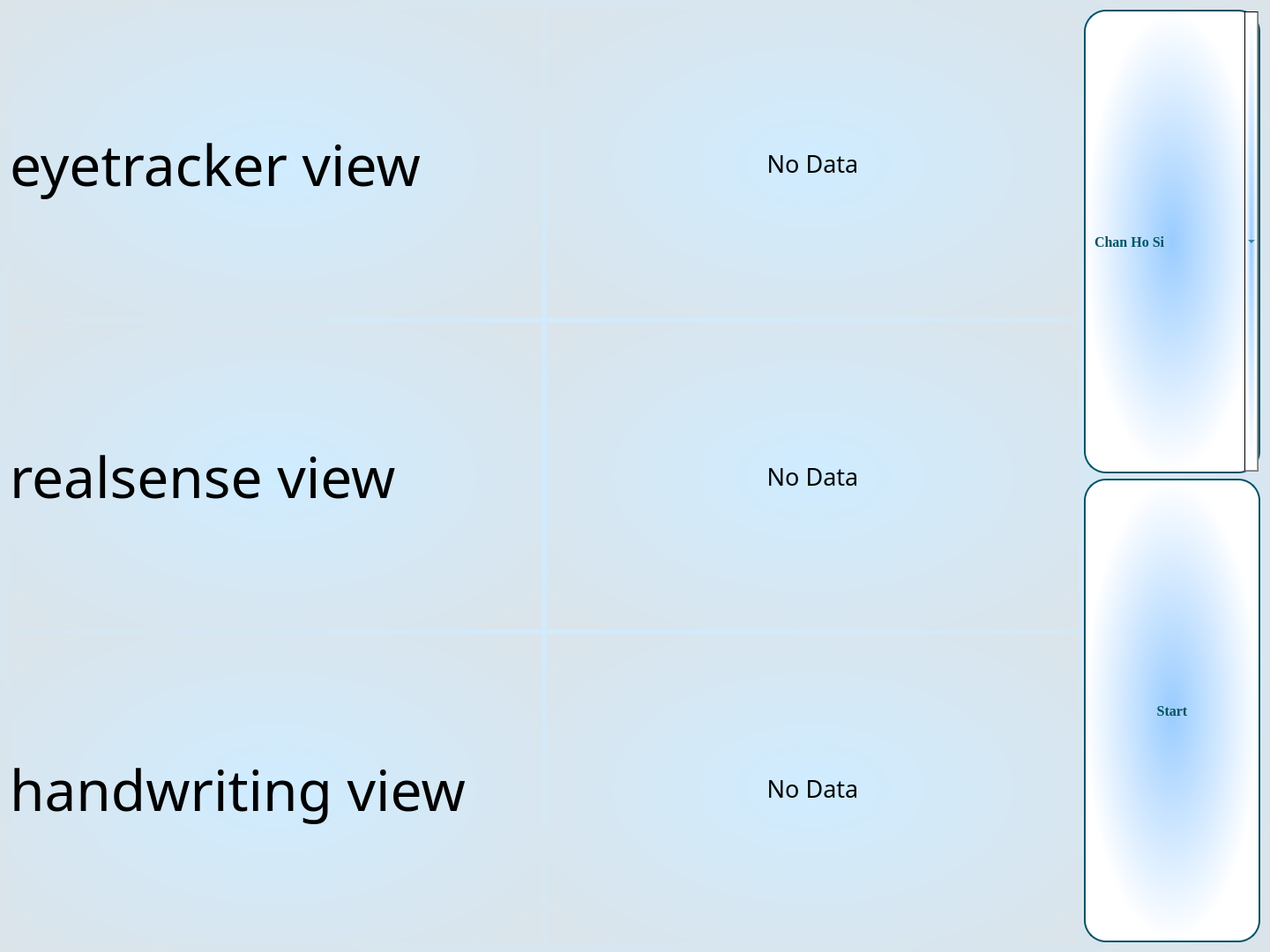
<?xml version="1.0" encoding="UTF-8"?>
<ui version="4.0">
 <class>Form</class>
 <widget class="QWidget" name="Form">
  <property name="geometry">
   <rect>
    <x>0</x>
    <y>0</y>
    <width>1440</width>
    <height>1080</height>
   </rect>
  </property>
  <property name="sizePolicy">
   <sizepolicy hsizetype="Preferred" vsizetype="Preferred">
    <horstretch>0</horstretch>
    <verstretch>0</verstretch>
   </sizepolicy>
  </property>
  <property name="windowTitle">
   <string>Multimodal Intelligent Handwriting Assessment Platform</string>
  </property>
  <property name="styleSheet">
   <string notr="true">background: qradialgradient(cx:0.5, cy:0.5, radius:1, fx:0.5, fy:0.5, stop:0#cfecff, stop:1 #E0E0E0);</string>
  </property>
  <layout class="QGridLayout" name="gridLayout" columnstretch="0,0,0">
   <item row="0" column="0">
    <layout class="QGridLayout" name="gridLayout_2">
     <property name="sizeConstraint">
      <enum>QLayout::SetDefaultConstraint</enum>
     </property>
     <item row="3" column="0">
      <widget class="QLabel" name="image_label_3">
       <property name="sizePolicy">
        <sizepolicy hsizetype="Preferred" vsizetype="Preferred">
         <horstretch>0</horstretch>
         <verstretch>0</verstretch>
        </sizepolicy>
       </property>
       <property name="minimumSize">
        <size>
         <width>0</width>
         <height>300</height>
        </size>
       </property>
       <property name="maximumSize">
        <size>
         <width>960</width>
         <height>539</height>
        </size>
       </property>
       <property name="font">
        <font>
         <family>Agency FB</family>
         <pointsize>48</pointsize>
        </font>
       </property>
       <property name="styleSheet">
        <string notr="true"/>
       </property>
       <property name="text">
        <string>handwriting view</string>
       </property>
      </widget>
     </item>
     <item row="0" column="0">
      <widget class="QLabel" name="image_label">
       <property name="sizePolicy">
        <sizepolicy hsizetype="Preferred" vsizetype="Preferred">
         <horstretch>0</horstretch>
         <verstretch>0</verstretch>
        </sizepolicy>
       </property>
       <property name="minimumSize">
        <size>
         <width>0</width>
         <height>0</height>
        </size>
       </property>
       <property name="maximumSize">
        <size>
         <width>960</width>
         <height>539</height>
        </size>
       </property>
       <property name="baseSize">
        <size>
         <width>0</width>
         <height>0</height>
        </size>
       </property>
       <property name="font">
        <font>
         <family>Agency FB</family>
         <pointsize>48</pointsize>
        </font>
       </property>
       <property name="text">
        <string>eyetracker view</string>
       </property>
      </widget>
     </item>
     <item row="2" column="0">
      <widget class="QLabel" name="image_label_2">
       <property name="enabled">
        <bool>true</bool>
       </property>
       <property name="sizePolicy">
        <sizepolicy hsizetype="Preferred" vsizetype="Preferred">
         <horstretch>0</horstretch>
         <verstretch>0</verstretch>
        </sizepolicy>
       </property>
       <property name="minimumSize">
        <size>
         <width>0</width>
         <height>0</height>
        </size>
       </property>
       <property name="maximumSize">
        <size>
         <width>960</width>
         <height>539</height>
        </size>
       </property>
       <property name="font">
        <font>
         <family>Agency FB</family>
         <pointsize>48</pointsize>
        </font>
       </property>
       <property name="styleSheet">
        <string notr="true"/>
       </property>
       <property name="text">
        <string>realsense view</string>
       </property>
      </widget>
     </item>
     <item row="3" column="1">
      <widget class="QLabel" name="label_2">
       <property name="minimumSize">
        <size>
         <width>0</width>
         <height>0</height>
        </size>
       </property>
       <property name="maximumSize">
        <size>
         <width>16777215</width>
         <height>539</height>
        </size>
       </property>
       <property name="baseSize">
        <size>
         <width>0</width>
         <height>0</height>
        </size>
       </property>
       <property name="font">
        <font>
         <family>Agency FB</family>
         <pointsize>20</pointsize>
        </font>
       </property>
       <property name="text">
        <string>No Data</string>
       </property>
       <property name="alignment">
        <set>Qt::AlignCenter</set>
       </property>
      </widget>
     </item>
     <item row="2" column="1">
      <widget class="QLabel" name="label">
       <property name="minimumSize">
        <size>
         <width>0</width>
         <height>0</height>
        </size>
       </property>
       <property name="maximumSize">
        <size>
         <width>16777215</width>
         <height>539</height>
        </size>
       </property>
       <property name="font">
        <font>
         <family>Agency FB</family>
         <pointsize>20</pointsize>
        </font>
       </property>
       <property name="text">
        <string>No Data</string>
       </property>
       <property name="alignment">
        <set>Qt::AlignCenter</set>
       </property>
      </widget>
     </item>
     <item row="0" column="1">
      <widget class="QLabel" name="label_3">
       <property name="minimumSize">
        <size>
         <width>0</width>
         <height>0</height>
        </size>
       </property>
       <property name="maximumSize">
        <size>
         <width>16777215</width>
         <height>539</height>
        </size>
       </property>
       <property name="font">
        <font>
         <family>Agency FB</family>
         <pointsize>20</pointsize>
        </font>
       </property>
       <property name="text">
        <string>No Data</string>
       </property>
       <property name="alignment">
        <set>Qt::AlignCenter</set>
       </property>
      </widget>
     </item>
    </layout>
   </item>
   <item row="0" column="2">
    <layout class="QVBoxLayout" name="verticalLayout_4">
     <item>
      <layout class="QVBoxLayout" name="verticalLayout_2">
       <item>
        <widget class="QComboBox" name="comboBox">
         <property name="sizePolicy">
          <sizepolicy hsizetype="Preferred" vsizetype="Ignored">
           <horstretch>0</horstretch>
           <verstretch>0</verstretch>
          </sizepolicy>
         </property>
         <property name="maximumSize">
          <size>
           <width>200</width>
           <height>16777215</height>
          </size>
         </property>
         <property name="font">
          <font>
           <family>Times New Roman</family>
           <pointsize>12</pointsize>
           <weight>75</weight>
           <bold>true</bold>
          </font>
         </property>
         <property name="layoutDirection">
          <enum>Qt::LeftToRight</enum>
         </property>
         <property name="styleSheet">
          <string notr="true">

QComboBox{
background: qradialgradient(cx: 0.5, cy: 0.5, radius: 0.5, fx: 0.5, fy: 0.5, stop: 0 #99ccff, stop: 1 white);
    border-radius: 25px;
    border: 2px solid #005266;
    color: #005266;
    font-weight: bold;
    padding: 10px;}</string>
         </property>
         <property name="sizeAdjustPolicy">
          <enum>QComboBox::AdjustToContentsOnFirstShow</enum>
         </property>
         <item>
          <property name="text">
           <string>Chan Ho Si</string>
          </property>
         </item>
         <item>
          <property name="text">
           <string>Cheung Kar Tung Sean</string>
          </property>
         </item>
         <item>
          <property name="text">
           <string>Leung Mei Yee</string>
          </property>
         </item>
         <item>
          <property name="text">
           <string>Chan Kam Chau</string>
          </property>
         </item>
         <item>
          <property name="text">
           <string>Cheung Chun Hin</string>
          </property>
         </item>
         <item>
          <property name="text">
           <string>Yeung Hiu Lam</string>
          </property>
         </item>
         <item>
          <property name="text">
           <string>Chan Ho Yan</string>
          </property>
         </item>
         <item>
          <property name="text">
           <string>Tse Tak Wah</string>
          </property>
         </item>
         <item>
          <property name="text">
           <string>Leung Yuk Wing</string>
          </property>
         </item>
         <item>
          <property name="text">
           <string>Cheung Yuen</string>
          </property>
         </item>
        </widget>
       </item>
       <item>
        <widget class="QPushButton" name="pushButton">
         <property name="sizePolicy">
          <sizepolicy hsizetype="Preferred" vsizetype="Ignored">
           <horstretch>0</horstretch>
           <verstretch>0</verstretch>
          </sizepolicy>
         </property>
         <property name="maximumSize">
          <size>
           <width>200</width>
           <height>16777215</height>
          </size>
         </property>
         <property name="font">
          <font>
           <family>Times New Roman</family>
           <pointsize>12</pointsize>
           <weight>75</weight>
           <bold>true</bold>
          </font>
         </property>
         <property name="styleSheet">
          <string notr="true">QPushButton:hover{
	border: none;
	background-color: rgb(255, 255,0);
	color: rgb(0, 0, 0);
}

QPushButton{
background: qradialgradient(cx: 0.5, cy: 0.5, radius: 0.5, fx: 0.5, fy: 0.5, stop: 0 #99ccff, stop: 1 white);
    border-radius: 25px;
    border: 2px solid #005266;
    color: #005266;
    font-weight: bold;
    padding: 10px;}</string>
         </property>
         <property name="text">
          <string>Start</string>
         </property>
        </widget>
       </item>
      </layout>
     </item>
    </layout>
   </item>
  </layout>
 </widget>
 <resources/>
 <connections/>
</ui>
